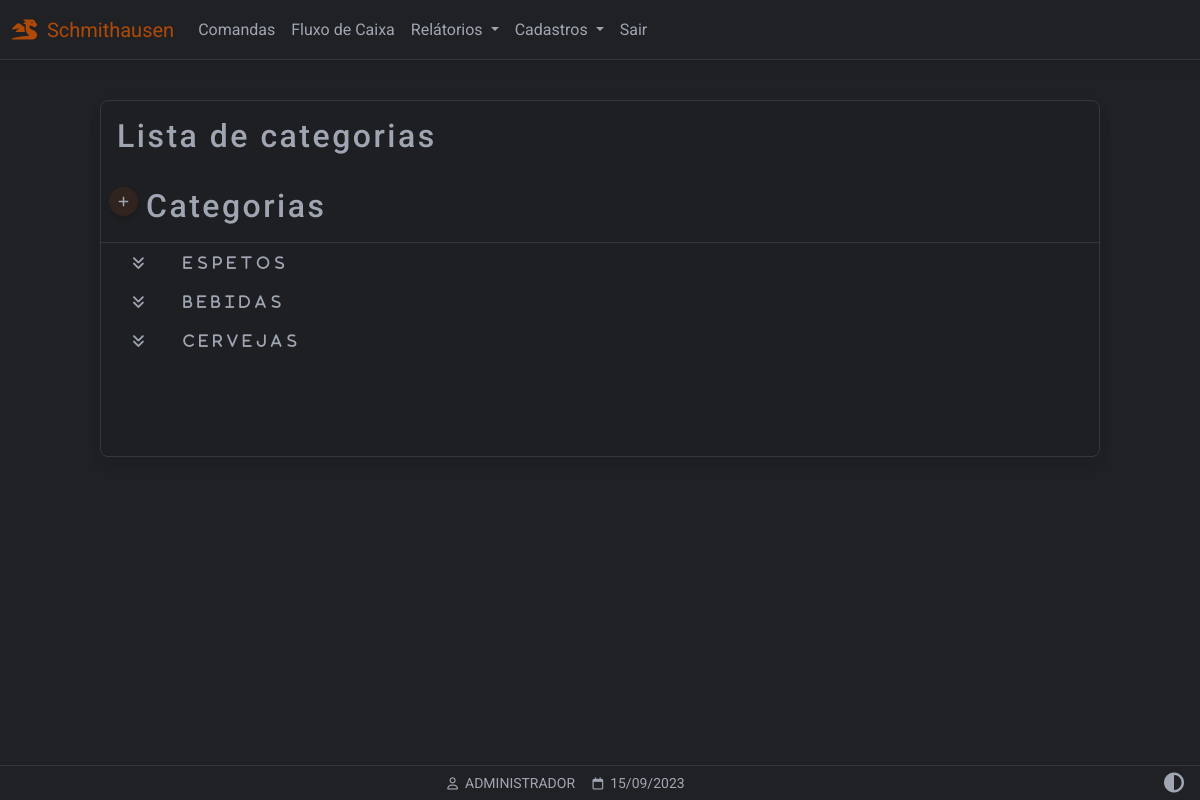
/categorias (signed in), run on the app's committed database.
### website/models.py (models this page shows)
class Categoria(db.Model):
    id = db.Column(db.Integer, primary_key=True)
    nome = db.Column(db.String(150))
    categoria = db.relationship('Tamanho',backref='tamanhos')

class User(db.Model, UserMixin):
    id = db.Column(db.Integer, primary_key=True)
    email = db.Column(db.String(150), unique=True)
    password = db.Column(db.String(150))
    first_name = db.Column(db.String(150))
    user = db.relationship('Produto',backref='produto')

### website/views.py (the view)
@views.route('/categorias', methods=['GET','POST'])
@login_required
def categorias():
    get_flashed_messages()
    categorias = Categoria.query.all()
    tamanhos = Tamanho.query.all()
    return render_template("categorias_listar.html",
        user=current_user,
        data=data,
        tamanhos=tamanhos,
        categorias=categorias)

### website/__init__.py (called while the page is built)
def create_app():
    app = Flask(__name__)
    app.config['SECRET_KEY'] = 'hjshjhdjah kjshkjdhjs'
    app.config['SQLALCHEMY_DATABASE_URI'] = f'sqlite:///{DB_NAME}'
    app.config["TEMPLATES_AUTO_RELOAD"] = True
    db.init_app(app)
    from .views import views
    from .auth import auth
    app.register_blueprint(views, url_prefix='/')
    app.register_blueprint(auth, url_prefix='/')
    from .models import User, Cliente, Produto
    with app.app_context():
        db.create_all()
    login_manager = LoginManager()
    login_manager.login_view = 'auth.login'
    login_manager.login_message = u"FAVOR EFETUAR LOGIN!"
    login_manager.init_app(app)
    @login_manager.user_loader
    def load_user(id):
        return User.query.get(int(id))
    return app

### website/templates/categorias_listar.html (shortened to what this page needs)
    {% extends "base.html" %}
    {% block content %}
    <div class="container-fluid" style="min-height:100dvh;padding-top:100px">
      <div class="table-responsive w-100 card myTheme-900 larg-max m-auto" style="padding-bottom: 80px">
        <table class="table table-dropdown table-borderless table-sm myTheme-900 ">
          <thead>
            <tr>
              <h2 class="p-3 ">Lista de categorias {{ texto }}</h2>
            </tr>
            <tr>
              <th>
                <div class="d-flex">
                  <a href="" class="p-2 btn btn-sm btn-floating btn-add"
                  data-mdb-toggle="modal"
                  data-mdb-target="#modal-categoria">
                  <i class="fa-solid fa-plus"></i></a>
                  <span class=" ms-2"><h2>Categorias</h2></span>
                </div>
              </th>
            </tr>
          </thead>
          <tbody id="tb-categorias">
            {% for cat in categorias %}
            <tr>
              <td class="text-nowrap" scope="row">
                <details
                data-detailsId="{{ cat.id }}"
                class=""
                >
                <summary class="ps-4">&nbsp;&nbsp;&nbsp;&nbsp;{{ cat.nome }}</summary>
        </details>
      </td>
    </tr>
    {% endfor %}
  </tbody>
</table>
</div>
</div>
{% endblock %}
{% block titlefooter %}
<span>
  &nbsp;{{ user.first_name.split()[0] | upper }}
  <span>
    &nbsp;{{ data.strftime('%d/%m/%Y') }}
  </span>
  {% endblock %}

### website/static/css/base.css (style rules this page uses)
:root { --custom-color: 211, 84, 0; --color-primary: 59, 113, 202; --color-secondary: 159,166,178; --color-success: 20,164,77; --color-danger: 220, 76, 76; --color-warning: 228,161,27; --color-info: 84,180,211; --color-ligth: 251,251,251; --color-theme-500: 32, 33, 36; --color-theme-900: 30, 31, 34; --cor-fonte: 159,166,178; --cor-da-borda: 53, 56, 59; }
.larg-max { max-width: 1000px!important; }
h2 { letter-spacing: 2.5px; }
.myTheme-900 { background-color: rgb(var(--color-theme-900))!important; color: rgb(var(--cor-fonte))!important; }
.myTheme-500 { background-color: rgb(var(--color-theme-500))!important; color: rgb(var(--cor-fonte))!important; }
.my-footer span { color: rgb(var(--cor-fonte)); }
.table-responsive { border: 1px solid rgb(var(--cor-da-borda))!important; color: rgb(var(--cor-fonte))!important; margin-bottom: 80px!important; }
.table-responsive thead th { border-bottom: 1px solid rgb(var(--cor-da-borda))!important; }
details > summary { letter-spacing: 5px; font-family: FontAwesome; list-style-type: '\f103'; }
.btn-add { background-color: rgba(var(--custom-color),0.1); border-radius: 50%; width: 30px; height: 30px; color: rgb(var(--cor-fonte)); display: flex; align-items: center; justify-content: center; }

### data on the page
Categoria: nome "ESPETOS"
Categoria: nome "BEBIDAS"
Categoria: nome "CERVEJAS"
User: first_name "ADMINISTRADOR"

### other printed values
{{ data.strftime('%d/%m/%Y') }} "15/09/2023"
